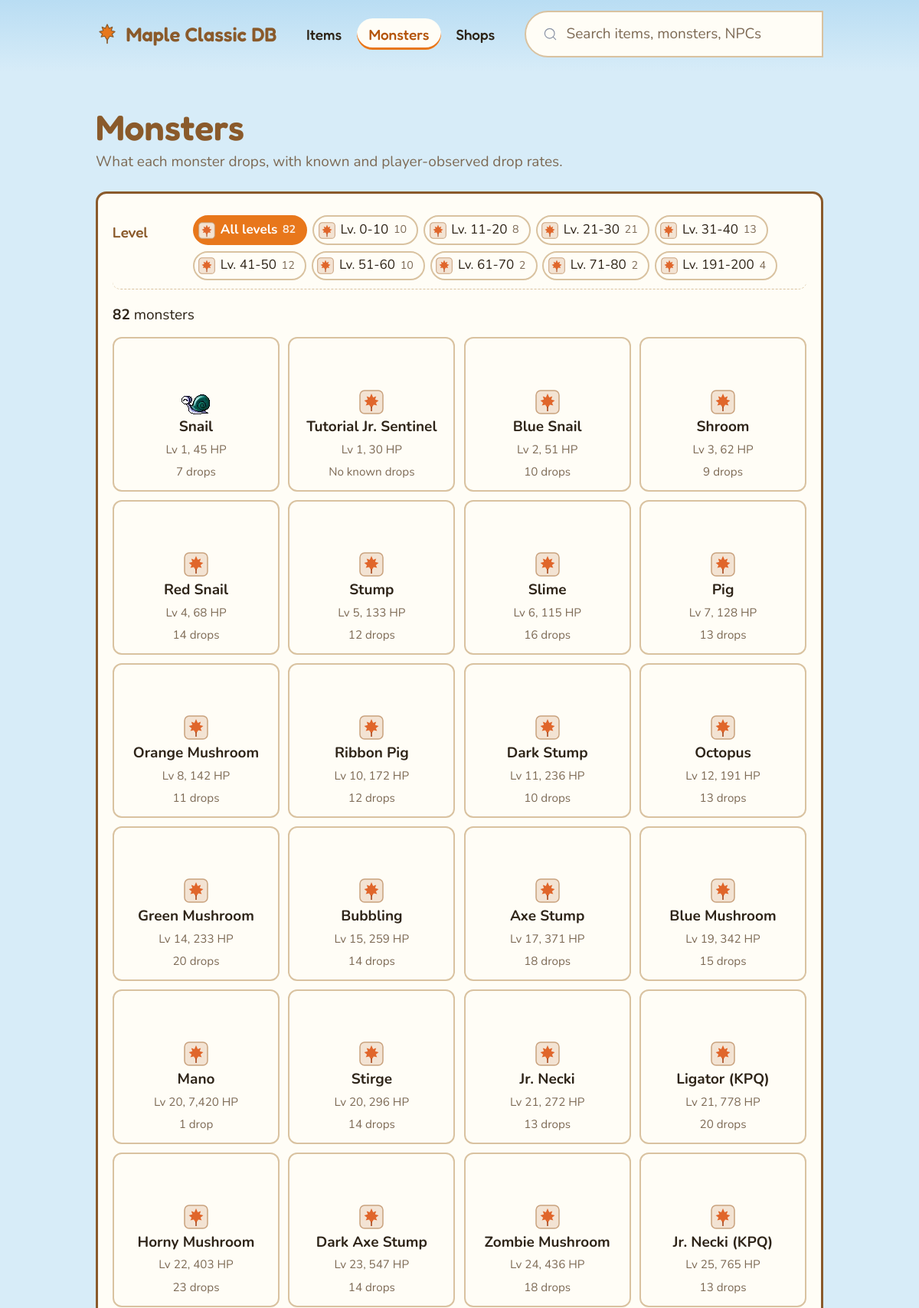
/monsters (upper part), run on the app's committed database.
### app/models.py (models this page shows)
class Base(DeclarativeBase):
    """Parent class that all tables inherit from."""

class Monster(Base):
    __tablename__ = "monsters"
    id: Mapped[int] = mapped_column(primary_key=True, autoincrement=False)
    name: Mapped[str] = mapped_column(String(200), index=True)
    level: Mapped[Optional[int]]
    hp: Mapped[Optional[int]]
    exp: Mapped[Optional[int]]
    maps: Mapped[Optional[list]] = mapped_column(JSON)  # list of map names
    hidden: Mapped[bool] = mapped_column(default=False, index=True)
    note: Mapped[Optional[str]] = mapped_column(String(200))
    source_id: Mapped[int] = mapped_column(ForeignKey("sources.id"))
    source: Mapped[Source] = relationship()
    drops: Mapped[list["Drop"]] = relationship(back_populates="monster")
    drop_reports: Mapped[list["DropReport"]] = relationship(back_populates="monster")
    monster_maps: Mapped[list["MonsterMap"]] = relationship(back_populates="monster")  # where it spawns

### app/main.py (the view)
@app.get("/monsters")
def monsters_list(request: Request, level: str = "", db: Session = Depends(get_db)):
    return render(request, "monsters.html", page_title="Monsters", **browse.browse_monsters(db, level))

### app/templates/monsters.html (shortened to what this page needs)
{% extends "base.html" %}
{% import "partials/macros.html" as m %}
{% block content %}
<div class="page-head">
  <h1>Monsters</h1>
  <p>What each monster drops, with known and player-observed drop rates.</p>
</div>
<div id="monster-browser"
     hx-target="#monster-browser"
     hx-select="#monster-browser"
     hx-swap="outerHTML"
     hx-push-url="true">
  <section class="win" aria-label="Monsters">
    <div class="win-body">
      {{ m.filter_row("Level", level_options, kind="monsters", monster_icons=true) }}
      <div class="results-head">
        <p><strong>{{ m.num(total) }}</strong> monster{{ '' if total == 1 else 's' }}</p>
      </div>
      {% if monsters %}
        <ul class="card-grid">
          {% for mob in monsters %}
            <li>
              <a class="card" href="/monsters/{{ mob.id }}">
                <span class="sprite-box">{{ m.art("monsters", mob.id, mob.name) }}</span>
                <span class="name">{{ mob.name }}</span>
                <span class="meta">Lv {{ mob.level if mob.level is not none else "?" }}{% if mob.hp %}, {{ m.num(mob.hp) }} HP{% endif %}</span>
                <span class="meta">{% if mob.drop_count %}{{ mob.drop_count }} drop{{ '' if mob.drop_count == 1 else 's' }}{% else %}No known drops{% endif %}</span>
              </a>
            </li>
          {% endfor %}
        </ul>
      {% else %}
        <div class="empty-state">
          <p class="big">No monsters in this level range.</p>
          <a class="button-link" href="/monsters" hx-get="/monsters">Show all levels</a>
        </div>
      {% endif %}
    </div>
  </section>
</div>
{% endblock %}

### app/templates/partials/macros.html (shortened to what this page needs)
{% macro num(n) -%}
  {%- if n is none or n is undefined -%}<span class="muted">—</span>
  {%- else -%}{{ "{:,}".format(n) }}{%- endif -%}
{%- endmacro %}
{% macro sprite(kind, id, name, size="", alt="") -%}
  {%- set ext = "webp" if kind == "monsters" else "png" -%}
  <img class="icon {{ size }}" src="/static/img/{{ kind }}/{{ id }}.{{ ext }}" alt="{{ alt }}" loading="lazy"
       title="{{ name }}" onerror="this.onerror=null;this.src='/static/img/placeholder.svg'">
{%- endmacro %}
{% macro art(kind, id, name, alt="") -%}
  {%- set ext = "webp" if kind == "monsters" else "png" -%}
  <img src="/static/img/{{ kind }}/{{ id }}.{{ ext }}" alt="{{ alt }}" loading="lazy"
       title="{{ name }}" onerror="this.onerror=null;this.src='/static/img/placeholder.svg'">
{%- endmacro %}
{% macro chip(o, kind="items", icon_id=none) -%}
  {%- set pic = icon_id if icon_id is not none else o.icon_item_id -%}
  <a class="chip{% if pic is none %} no-icon{% endif %}" href="{{ o.url }}" hx-get="{{ o.url }}"
     {% if o.active %}aria-current="true"{% endif %}>
    {%- if pic is not none %}{{ sprite(kind, pic, o.label) }}{% endif -%}
    <span>{{ o.label }}</span>{% if o.count is not none %} <span class="count">{{ o.count }}</span>{% endif -%}
  </a>
{%- endmacro %}
{% macro filter_row(label, options, kind="items", monster_icons=false) -%}
  {%- if options -%}
  <div class="filter-row" role="group" aria-label="{{ label }}">
    <span class="label">{{ label }}</span>
    <ul class="chips">
      {% for o in options %}<li>{{ chip(o, kind, o.icon_monster_id if monster_icons else none) }}</li>{% endfor %}
    </ul>
  </div>
  {%- endif -%}
{%- endmacro %}

### app/static/css/site.css (style rules this page uses)
:root:not([data-theme="dark"]), [data-theme="light"] { --mw-sky: #D7ECF8; --mw-sky-top: #B9DDF3; --mw-paper: #FFFDF6; --mw-paper-2: #F6EEDC; --mw-wood: #8A5A2B; --mw-title: #8A5A2B; --mw-wood-soft: #D9C2A0; --mw-orange: #E8771B; --mw-orange-ink: #B4540A; --mw-green: #4E9A2E; --mw-green-ink: #357A1B; --mw-navy: #1D2846; --mw-gold: #FFCF3F; --mw-ink: #2E2418; --mw-muted: #7D6A55; --mw-chart: #1D2846; --mw-grass: #7CC04B; --mw-shadow: 0 3px 0 rgba(138, 90, 43, 0.25); --pico-background-color: var(--mw-sky); --pico-color: var(--mw-ink); --pico-muted-color: var(--mw-muted); --pico-muted-border-color: var(--mw-wood-soft); --pico-h1-color: var(--mw-wood); --pico-h2-color: var(--mw-wood); --pico-h3-color: var(--mw-wood); --pico-primary: var(--mw-orange-ink); --pico-primary-hover: #8F4206; --pico-primary-background: var(--mw-orange); --pico-primary-hover-background: #CC6210; --pico-primary-border: var(--mw-orange); --pico-primary-hover-border: #CC6210; --pico-primary-inverse: #FFFFFF; --pico-primary-focus: rgba(232, 119, 27, 0.45); --pico-primary-underline: rgba(180, 84, 10, 0.4); --pico-card-background-color: var(--mw-paper); --pico-form-element-background-color: #FFFFFF; --pico-form-element-border-color: var(--mw-wood-soft); --pico-form-element-focus-color: var(--mw-orange); --pico-table-border-color: var(--mw-wood-soft); --pico-ins-color: var(--mw-green-ink); --pico-del-color: #B3261E; }
:root { --pico-font-family: "Nunito", system-ui, -apple-system, "Segoe UI", sans-serif; --pico-line-height: 1.55; --pico-border-radius: 10px; --mw-display: "Fredoka", "Nunito", system-ui, sans-serif; --mw-pixel: "DotGothic16", "Nunito", monospace; }
body { background: var(--mw-sky); color: var(--mw-ink); }
h1, h2, h3, h4 { font-family: var(--mw-display); font-weight: 600; letter-spacing: 0; }
h1 { font-size: 2.44rem; line-height: 1.1; }
:where(a, button, input, select, summary, [tabindex]):focus-visible { outline: 3px solid var(--mw-orange); outline-offset: 2px; border-radius: 6px; }
.icon { width: 32px; height: 32px; object-fit: contain; image-rendering: pixelated; vertical-align: middle; }
.win { margin: 0 0 1.5rem; background: var(--mw-paper); border: 3px solid var(--mw-wood); border-radius: 14px; box-shadow: var(--mw-shadow); overflow: hidden; }
.win-body { padding: 1rem; }
.win-body > :last-child { margin-bottom: 0; }
.filter-row { display: flex; align-items: flex-start; gap: 0.75rem; padding: 0.5rem 0; border-bottom: 1px dashed var(--mw-wood-soft); }
.filter-row > .label { flex: none; width: 4.75rem; padding-top: 0.35rem; font-family: var(--mw-display); font-weight: 500; color: var(--mw-wood); }
.chips { display: flex; flex-wrap: wrap; gap: 0.35rem; margin: 0; padding: 0; list-style: none; }
.chips li { list-style: none; margin: 0; padding: 0; }
.chip { display: inline-flex; align-items: center; gap: 0.35rem; padding: 0.2rem 0.7rem 0.2rem 0.3rem; border: 2px solid var(--mw-wood-soft); border-radius: 999px; background: var(--mw-paper); color: var(--mw-ink); font-size: 0.9rem; text-decoration: none; white-space: nowrap; }
.chip .icon { width: 22px; height: 22px; }
.chip .count { font-size: 0.75rem; color: var(--mw-muted); }
.chip[aria-current="true"] { background: var(--mw-orange); border-color: var(--mw-orange); color: var(--pico-primary-inverse); font-weight: 700; }
.chip[aria-current="true"] .count { color: inherit; opacity: 0.85; }
.card-grid { display: grid; grid-template-columns: repeat(auto-fill, minmax(9.5rem, 1fr)); gap: 0.6rem; margin: 0; padding: 0; list-style: none; }
.card-grid > li { list-style: none; margin: 0; padding: 0; }
.card { display: flex; flex-direction: column; align-items: center; gap: 0.3rem; height: 100%; padding: 0.75rem 0.5rem 0.6rem; border: 2px solid var(--mw-wood-soft); border-radius: 12px; background: var(--mw-paper); color: var(--mw-ink); text-align: center; text-decoration: none; }
.card .name { font-weight: 700; line-height: 1.25; }
.card .meta { font-size: 0.8rem; color: var(--mw-muted); }
.card .sprite-box { display: grid; place-items: end center; width: 100%; height: 84px; }
.card .sprite-box img { max-width: 100%; max-height: 84px; width: auto; height: auto; image-rendering: pixelated; }
.page-head { margin: 0.5rem 0 1.25rem; }
.page-head h1 { margin-bottom: 0.25rem; }
.page-head p { margin: 0; color: var(--mw-muted); }
.results-head { display: flex; align-items: center; justify-content: space-between; gap: 1rem; margin: 1rem 0 0.75rem; }
.results-head p { margin: 0; }

### data on the page
Monster: shows a picture, name "Snail", level "1", hp "45", drop_count "7", drop_count "s"
Monster: name "Tutorial Jr. Sentinel", level "1", hp "30", shows "No known drops"
Monster: name "Blue Snail", level "2", hp "51", drop_count "10", drop_count "s"
Monster: name "Shroom", level "3", hp "62", drop_count "9", drop_count "s"
Monster: name "Red Snail", level "4", hp "68", drop_count "14", drop_count "s"
Monster: name "Stump", level "5", hp "133", drop_count "12", drop_count "s"
Monster: name "Slime", level "6", hp "115", drop_count "16", drop_count "s"
Monster: name "Pig", level "7", hp "128", drop_count "13", drop_count "s"
Monster: name "Orange Mushroom", level "8", hp "142", drop_count "11", drop_count "s"
Monster: name "Ribbon Pig", level "10", hp "172", drop_count "12", drop_count "s"
Monster: name "Dark Stump", level "11", hp "236", drop_count "10", drop_count "s"
Monster: name "Octopus", level "12", hp "191", drop_count "13", drop_count "s"
Monster: name "Green Mushroom", level "14", hp "233", drop_count "20", drop_count "s"
Monster: name "Bubbling", level "15", hp "259", drop_count "14", drop_count "s"
Monster: name "Axe Stump", level "17", hp "371", drop_count "18", drop_count "s"
Monster: name "Blue Mushroom", level "19", hp "342", drop_count "15", drop_count "s"
Monster: name "Mano", level "20", hp "7,420", drop_count "1"
Monster: name "Stirge", level "20", hp "296", drop_count "14", drop_count "s"
Monster: name "Jr. Necki", level "21", hp "272", drop_count "13", drop_count "s"
Monster: name "Ligator (KPQ)", level "21", hp "778", drop_count "20", drop_count "s"
Monster: name "Horny Mushroom", level "22", hp "403", drop_count "23", drop_count "s"
Monster: name "Dark Axe Stump", level "23", hp "547", drop_count "14", drop_count "s"
Monster: name "Zombie Mushroom", level "24", hp "436", drop_count "18", drop_count "s"
Monster: name "Jr. Necki (KPQ)", level "25", hp "765", drop_count "13", drop_count "s"

### other printed values
{{ label }} "Level"
{{ o.label }} "All levels" "Lv. 0-10" "Lv. 11-20" "Lv. 21-30" "Lv. 31-40" "Lv. 41-50" "Lv. 51-60" "Lv. 61-70" "Lv. 71-80" "Lv. 191-200"
{{ o.count }} "82" "10" "8" "21" "13" "12" "10" "2" "2" "4"
{{ "{:,}".format(n) }} "82"
{{ '' if total == 1 else 's' }} "s"
